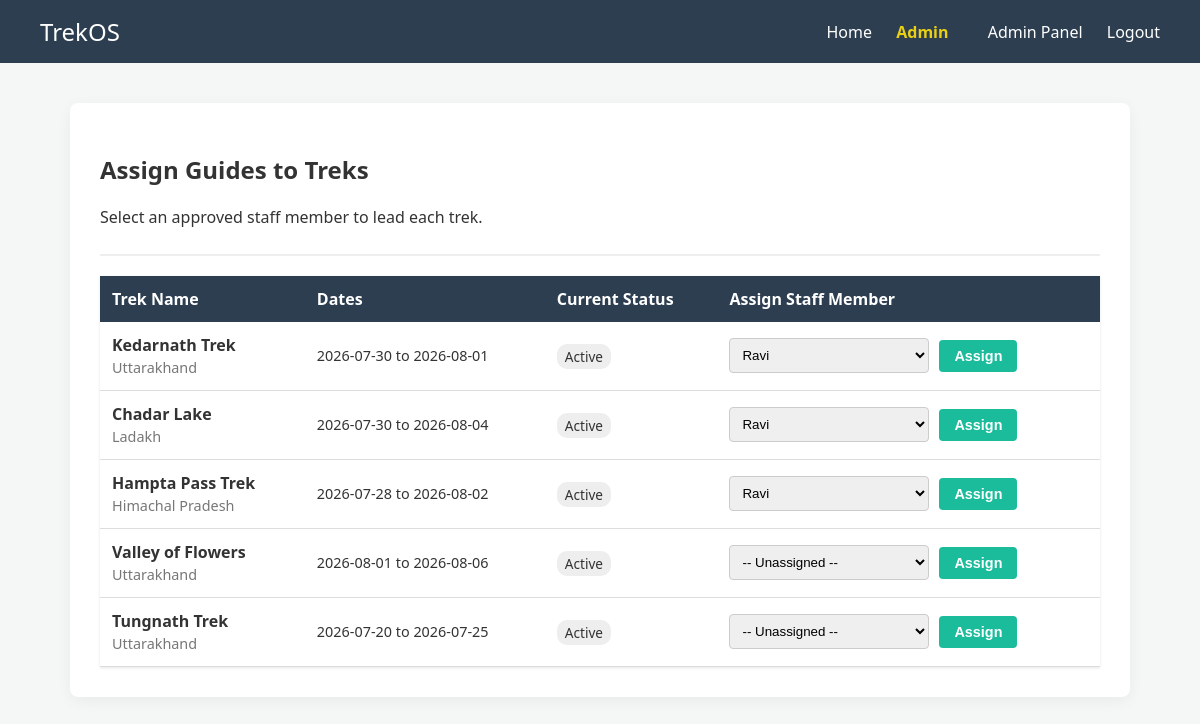
The page /admin/assign_staff (signed in) on the database its author committed.
### models/users.py (models this page shows)
class Users(db.Model):
    __tablename__ = 'users'
    id = db.Column(db.Integer, primary_key=True,autoincrement=True)
    name = db.Column(db.String(50), nullable=False)
    email = db.Column(db.String(50), unique=True, nullable=False)
    password = db.Column(db.String(250), nullable=False)
    role = db.Column(db.String(30), nullable=False, default='user')
    active = db.Column(db.Boolean, default=True)
    blacklisted = db.Column(db.Boolean, default=False)
    time_created = db.Column(db.DateTime, default=db.func.current_timestamp())
    staff_profile = db.relationship('Staff', backref='user', lazy=True, uselist=False)
    bookings = db.relationship('Booking', backref='user', lazy=True)
    assigned_treks = db.relationship('Trek', backref='assigned_staff', lazy=True, foreign_keys='Trek.assigned_staff_id')

### models/trek.py (models this page shows)
class Trek(db.Model):
    __tablename__ = 'trek'
    id = db.Column(db.Integer, primary_key=True, autoincrement=True)
    name = db.Column(db.String(50), nullable=False)
    location = db.Column(db.String(100), nullable=False)
    difficulty = db.Column(db.String(50), nullable=False)
    duration = db.Column(db.Integer, nullable=False)
    max_slots = db.Column(db.Integer, nullable=False)
    available_slots = db.Column(db.Integer, nullable=False)
    start_date = db.Column(db.Date, nullable=False)
    end_date = db.Column(db.Date, nullable=False)
    status = db.Column(db.String(20), nullable=False, default='pending')
    assigned_staff_id = db.Column(db.Integer, db.ForeignKey('users.id'), nullable=True)
    description = db.Column(db.Text, default=' ')
    bookings = db.relationship('Booking', backref='trek', lazy=True)

### app.py (the view)
    def decorated_function(*args, **kwargs):
        if 'user_id' not in session:
            flash('Please log in to access this page.', 'error')
            return redirect(url_for('login'))
        return f(*args, **kwargs)

### app.py (called while the page is built, shortened)
def login_required(f):
    def decorated_function(*args, **kwargs):
        if 'user_id' not in session:
            flash('Please log in to access this page.', 'error')
            return redirect(url_for('login'))
        return f(*args, **kwargs)
    decorated_function.__name__ = f.__name__
    return decorated_function

@app.context_processor
def inject_user():
    current_user = None
    if 'user_id' in session:
        current_user = Users.query.get(session['user_id'])
    return dict(current_user=current_user)

@app.route('/admin/assign_staff', methods=['GET', 'POST'])
@login_required
def assign_staff():
    if session.get('role') != 'admin': return redirect(url_for('index'))
    all_treks = Trek.query.all()
    approved_staff = Staff.query.filter_by(approved_status='approved').all()
    return render_template('admin/assign_staff.html', treks=all_treks, staff_list=approved_staff)

### templates/admin/assign_staff.html (shortened to what this page needs)
{% extends "base.html" %}
{% block content %}
<div style="border-bottom: 2px solid #eee; padding-bottom: 10px; margin-bottom: 20px;">
    <h2>Assign Guides to Treks</h2>
    <p>Select an approved staff member to lead each trek.</p>
</div>
<table style="width: 100%; border-collapse: collapse; background: white; box-shadow: 0 1px 3px rgba(0,0,0,0.1);">
    <tr style="background-color: #2c3e50; color: white; text-align: left;">
        <th style="padding: 12px;">Trek Name</th>
        <th style="padding: 12px;">Dates</th>
        <th style="padding: 12px;">Current Status</th>
        <th style="padding: 12px;">Assign Staff Member</th>
    </tr>
    {% for trek in treks %}
    <tr style="border-bottom: 1px solid #ddd;">
        <td style="padding: 12px;">
            <strong>{{ trek.name }}</strong><br>
            <span style="color: #777; font-size: 0.9rem;">{{ trek.location }}</span>
        </td>
        <td style="padding: 12px; font-size: 0.9rem;">
            {{ trek.start_date }} to {{ trek.end_date }}
        </td>
        <td style="padding: 12px;">
            <span style="background: #eee; padding: 3px 8px; border-radius: 10px; font-size: 0.85rem;">{{ trek.status }}</span>
        </td>
        <td style="padding: 12px;">
            <form method="POST" action="/admin/assign_staff" style="display: flex; gap: 10px; align-items: center; margin: 0;">
                <select name="staff_user_id" class="form-control" style="width: 200px; padding: 8px; margin: 0;">
                    <option value="">-- Unassigned --</option>
                    {% for staff in staff_list %}
                        <option value="{{ staff.user_id }}" {% if trek.assigned_staff_id == staff.user_id %}selected{% endif %}>
                            {{ staff.user.name }}
                        </option>
                    {% endfor %}
                </select>
                <button type="submit" class="btn btn-primary" style="padding: 8px 15px; width: auto; font-size: 0.9rem;">Assign</button>
            </form>
        </td>
    </tr>
    {% else %}
    <tr>
        <td colspan="4" style="padding: 20px; text-align: center; color: #777;">No treks available.</td>
    </tr>
    {% endfor %}
</table>
{% endblock %}

### templates/base.html (shortened to what this page needs)
<!DOCTYPE html>
<html lang="en">
<head>
    <link rel="stylesheet" href="{{ url_for('static', filename='css/style.css') }}">
</head>
<body>
    <nav class="navbar">
        <a href="/" class="logo" style="margin:0;">TrekOS</a>
        <div>
            <a href="/">Home</a>
            {% if current_user %}
                <span style="margin-left: 20px; margin-right: 15px; color:#e9d014; font-weight: bold;">{{ current_user.name }}</span>
                {% if current_user.role == 'admin' %}
                    <a href="/admin/dashboard">Admin Panel</a>
                {% elif current_user.role == 'staff' %}
                    <a href="/staff/dashboard">Staff Panel</a>
                {% elif current_user.role == 'user' %}
                    <a href="/user/dashboard">My Dashboard</a>
                    <a href="/user/profile">Profile</a>
                {% endif %}
                <a href="/logout">Logout</a>
            {% else %}
                <a href="/login">Login</a>
                <a href="/register">Register</a>
            {% endif %}
        </div>
    </nav>
    <div class="container">
        {% block content %}{% endblock %}
    </div>
</body>
</html>

### static/css/style.css (style rules this page uses)
body { font-family: 'Segoe UI', Tahoma, Geneva, Verdana, sans-serif; margin: 0; background-color: #f4f7f6; color: #333; }
.navbar { background: #2c3e50; padding: 15px 40px; display: flex; justify-content: space-between; align-items: center; color: white; }
.navbar a { color: white; text-decoration: none; margin-left: 20px; font-weight: 500; transition: 0.2s; }
.logo { font-size: 1.5rem; font-weight: bold; }
.container { max-width: 1000px; margin: 40px auto; padding: 30px; background: white; border-radius: 8px; box-shadow: 0 4px 15px rgba(0,0,0,0.05); }
.form-control { width: 100%; padding: 10px; margin-top: 5px; border: 1px solid #ccc; border-radius: 4px; box-sizing: border-box; }
.btn { padding: 10px 20px; border: none; border-radius: 04px; cursor: pointer; font-weight: bold; width: 100%; }
.btn-primary { background: #1abc9c; color: white; }

### rows shown on the page
Users: name "Admin"
Trek: name "Kedarnath Trek", location "Uttarakhand", start_date "2026-07-30", end_date "2026-08-01", status "Active", staff_user_id "Ravi"
Trek: name "Chadar Lake", location "Ladakh", start_date "2026-07-30", end_date "2026-08-04", status "Active", staff_user_id "Ravi"
Trek: name "Hampta Pass Trek", location "Himachal Pradesh", start_date "2026-07-28", end_date "2026-08-02", status "Active", staff_user_id "Ravi"
Trek: name "Valley of Flowers", location "Uttarakhand", start_date "2026-08-01", end_date "2026-08-06", status "Active"
Trek: name "Tungnath Trek", location "Uttarakhand", start_date "2026-07-20", end_date "2026-07-25", status "Active"
